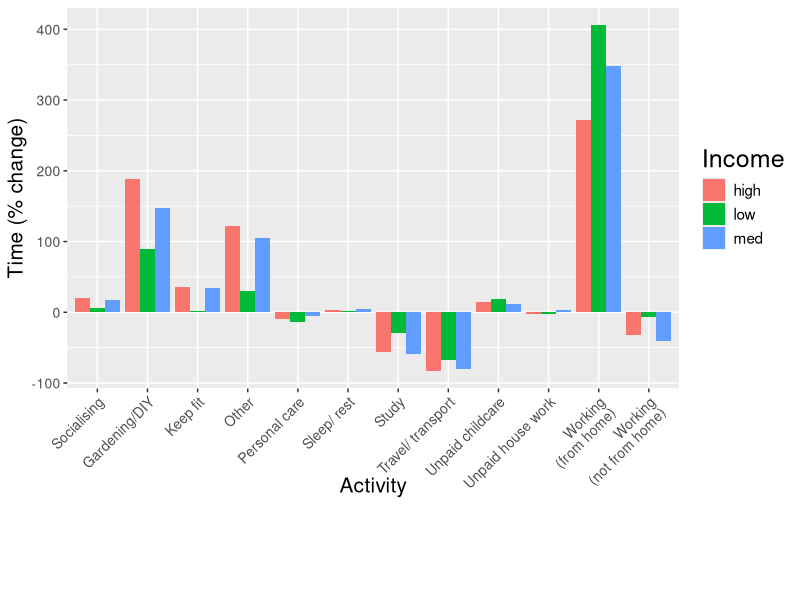
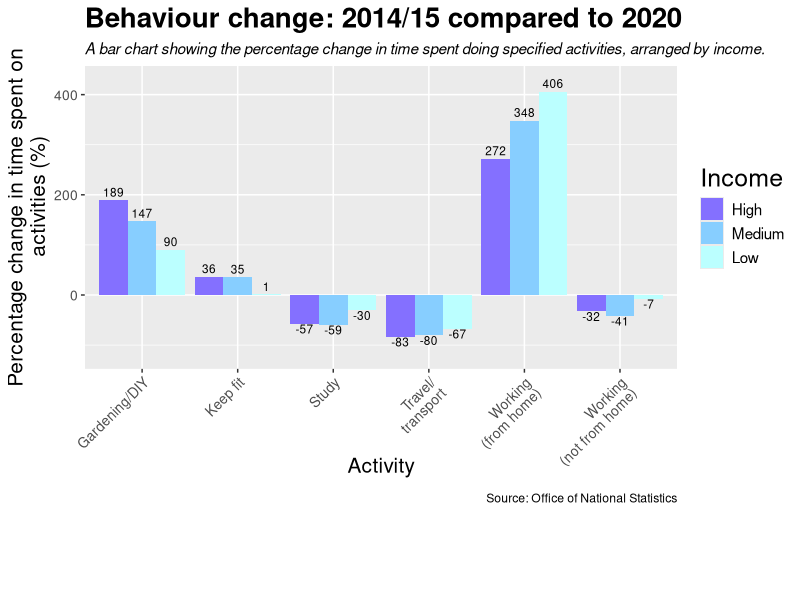

The R script that drew these images, in order:
## ---- chunk 1
library(here)
library(tidyverse)
library(dplyr)
library(tidyr)
library(stringr)


here("My Drive","PSY6422","project")
# Load the data on income 
df1_orig <- read.csv(here("data", "time_spent_in_lockdown_income.csv"), fileEncoding = "latin1")
## ---- chunk 2
head(df1_orig)

## ---- chunk 3
# Load the data on income 
df1_orig <- read.csv(here("data", "time_spent_in_lockdown_income.csv"), fileEncoding = "latin1")

# Remove unwanted columns (the things not needed for the graph)
df1 <- df1_orig %>%
  select(-X.3, -X.4, -X.5,
         -X.8, -X.9, -X.10,
         -X.11, -X.12, -X2014.2015.vs.March.April.2020) 

# Make column names meaningful 
names(df1)[names(df1) == "X"] <- "activity"
names(df1)[names(df1) == "X2014.2015"] <- "low_1415"
names(df1)[names(df1) == "X.1"] <- "med_1415"
names(df1)[names(df1) == "X.2"] <- "high_1415"
names(df1)[names(df1) == "March.April.2020"] <- "low_2020"
names(df1)[names(df1) == "X.6"] <- "med_2020"
names(df1)[names(df1) == "X.7"] <- "high_2020"

# Identify all cells that are empty as NA
df1[df1==""] <- NA

# Keep only rows with no NA
df1 <- na.omit(df1)

# Make the columns numeric 
df1$low_1415 <- as.numeric(as.character(df1$low_1415))
df1$med_1415 <- as.numeric(as.character(df1$med_1415))
df1$high_1415 <- as.numeric(as.character(df1$high_1415))
df1$low_2020 <- as.numeric(as.character(df1$low_2020))
df1$med_2020 <- as.numeric(as.character(df1$med_2020))
df1$high_2020 <- as.numeric(as.character(df1$high_2020))

## ---- chunk 4
head(df1)
## ---- chunk 5
# Calculate percentage change columns 
df2 <- df1 %>% 
  mutate(low = ((low_2020 - low_1415)/low_1415)*100, 
         med = ((med_2020 - med_1415)/med_1415)*100,
         high = ((high_2020 - high_1415)/high_1415)*100)
df2<- select(df2, low, med, high, activity)


# Put percentage change columns into a long data frame 
keycol <- "income"
valuecol <- "time_ch"
gathercols <- c("low", "med", "high")

df2 <- gather_(df2, keycol, valuecol, gathercols)

head(df2)

## ---- chunk 6
# Look at graph with all activities

ggplot(df2, aes(y = time_ch, x = activity, fill = income)) +
  geom_col(position = position_dodge()) +
  theme(plot.title = element_text (size = 20, face = "bold"),
        plot.subtitle = element_text(face = "italic"),
        plot.caption = element_text(vjust = 30),
        axis.text.x = element_text(angle = 45, hjust=1, size = 10),
        axis.title.x = element_text(size = 15, vjust = 20),
        axis.title.y = element_text(size = 15),
        axis.text.y = element_text(size = 10),
        legend.title = element_text(size=18),
        legend.text = element_text(size=11)) +
  scale_x_discrete(labels=c("Socialising",
                            "Gardening/DIY",
                            "Keep fit",
                            "Other",
                            "Personal care",
                            "Sleep/ rest",
                            "Study",
                            "Travel/ transport",
                            "Unpaid childcare",
                            "Unpaid house work",
                            "Working
                            (from home)",
                            "Working
                            (not from home)")) +
  labs(y = "Time (% change)",
       x = "Activity",
       fill = "Income")

## ---- chunk 7
# Calculate mean by activity 
df2 <- df2 %>% 
  group_by(activity) %>% 
  mutate(mean_by_activity = mean(time_ch))


# Put columns to 0 dp 
df2 <- df2 %>% mutate_if(is.numeric, round, digits=0)

# Get rid of all values between -16 and 16. 

keep_rows <- c()

for(i in 1:length(df2$mean_by_activity)) {
  if((df2$mean_by_activity[i])**2 > 256){
    keep_rows <- c(keep_rows, i)
    print(i)
  }
}

# Create new data frame that has only the rows with the greater percentage change
# Remove the "other" condition as it is uninformative
df3 <- df2[keep_rows,]
df3 <- df3[df3$activity != "Other",]
## ---- chunk 8
# Put the income levels in order and re-label them for the sake of the graph legend

df3$income <- factor(df3$income,
                     levels = c("high", "med", "low"),
                     labels = c("High", "Medium", "Low"))

# Plot the graph 
ggplot(df3, aes(y = time_ch, x = activity, fill = income)) +
  geom_col(position = position_dodge()) +
  geom_text(aes(label = paste(time_ch),
                vjust = ifelse(time_ch >= 0, -0.4, 1.1)),
            position = position_dodge(0.9),
            size = 3) +
  scale_y_continuous(limits = c(-120, 430)) +
  scale_x_discrete(labels=c("Gardening/DIY",
                            "Keep fit",
                            "Study",
                            "Travel/
                            transport",
                            "Working
                            (from home)",
                            "Working
                            (not from home)")) +
  scale_fill_manual(values = c("High" = "lightslateblue",
                               "Medium" = "skyblue1",
                               "Low" = "paleturquoise1")) +
 theme(plot.title = element_text (size = 20, face = "bold"),
        plot.subtitle = element_text(face = "italic"),
        plot.caption = element_text(vjust = 30),
        axis.text.x = element_text(angle = 45, hjust=1, size = 10),
        axis.title.x = element_text(size = 15, vjust = 20),
        axis.title.y = element_text(size = 15),
        axis.text.y = element_text(size = 10),
        legend.title = element_text(size=18),
        legend.text = element_text(size=11)) +
  labs(y = "Percentage change in time spent on
       activities (%)",
       x = "Activity", 
       fill = "Income",
       title = "Behaviour change: 2014/15 compared to 2020",
       subtitle = "A bar chart showing the percentage change in time spent doing specified activities, arranged by income.",
       caption = "Source: Office of National Statistics")

